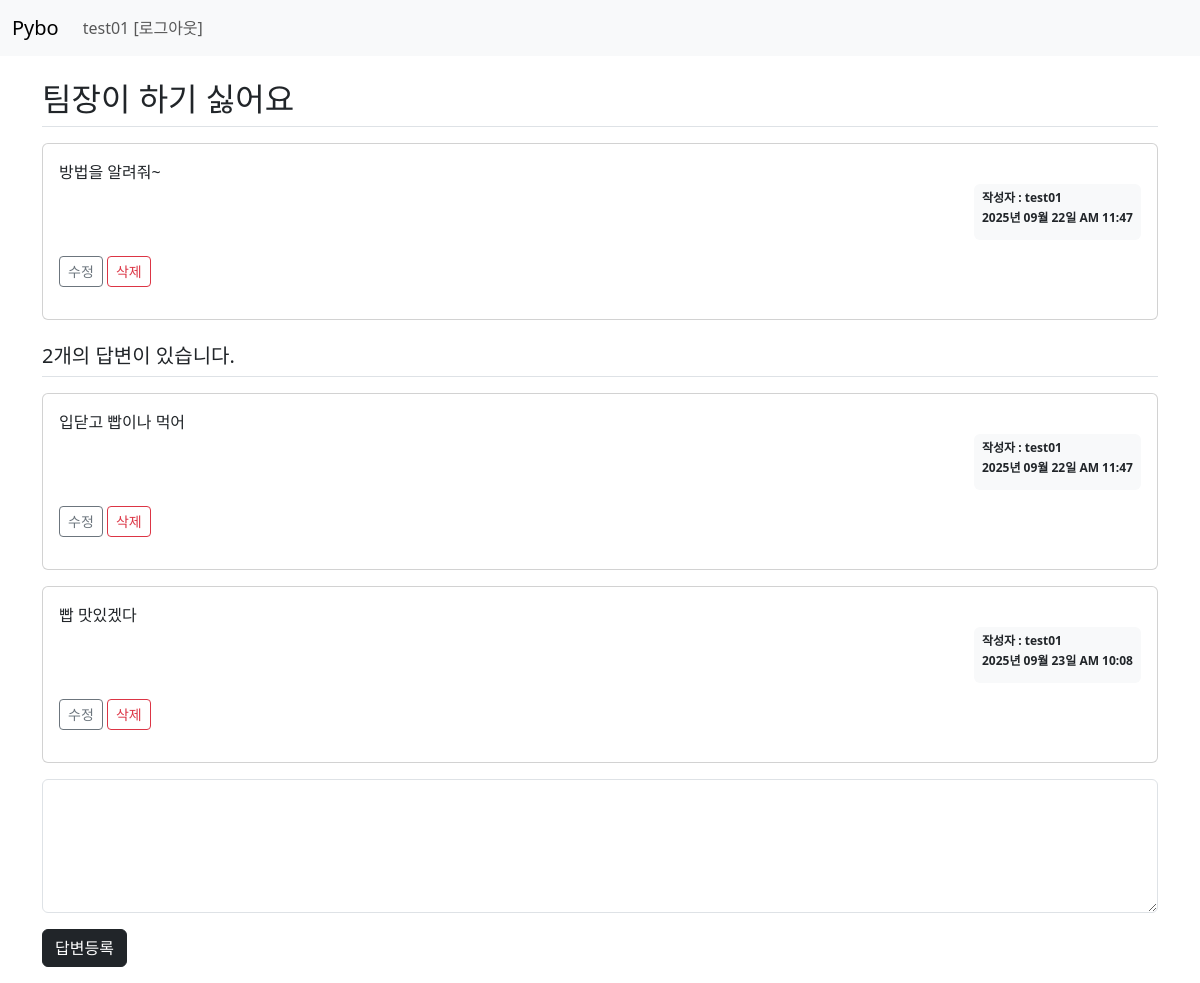
The app's page /question/detail/3/ (signed in) with its own data.
### pybo/models.py (models this page shows)
class User(db.Model):
    id = db.Column(db.Integer, primary_key=True)
    username = db.Column(db.String(150), unique=True, nullable=False)
    password = db.Column(db.String(200), nullable=False)
    email = db.Column(db.String(120), unique=True, nullable=False)

class Question(db.Model):
    id = db.Column(db.Integer, primary_key=True)
    subject = db.Column(db.String(200), nullable=False)
    content = db.Column(db.Text(), nullable=False)
    create_date = db.Column(db.DateTime(), nullable=False)
    user_id = db.Column(db.Integer, db.ForeignKey('user.id', ondelete='CASCADE', onupdate='CASCADE'),nullable=False)
    user = db.relationship('User', backref=db.backref('question_set'))
    modify_date = db.Column(db.DateTime(), nullable=True)
    image_path = db.Column(db.String(200), nullable=True)   #이미지 경로 추가

class Answer(db.Model):
    id = db.Column(db.Integer, primary_key=True)
    question_id = db.Column(db.Integer, db.ForeignKey('question.id', ondelete='CASCADE'))
    question = db.relationship(Question, backref=db.backref('answer_set'))
    content = db.Column(db.Text(), nullable=False)
    create_date = db.Column(db.DateTime(), nullable=False)
    user_id = db.Column(db.Integer, db.ForeignKey('user.id', ondelete='CASCADE'), nullable=False)
    user = db.relationship('User', backref=db.backref('answer_set'))
    modify_date = db.Column(db.DateTime(), nullable=True)

### pybo/views/question_views.py (the view)
@bp.route('/detail/<int:question_id>/')
def detail(question_id):
    form = AnswerForm()  # 질문 상세 템플릿에 폼 추가
    question = Question.query.get_or_404(question_id)
    return render_template('question/question_detail.html', question=question, form=form)

### pybo/forms.py
class AnswerForm(FlaskForm):
    content = TextAreaField('내용', validators=[DataRequired("내용은 필수입력 항목입니다.")])

### pybo/filter.py (called while the page is built)
def format_datetime(value, fmt='%Y년 %m월 %d일 %p %I:%M'):
    return value.strftime(fmt)

### pybo/views/auth_views.py (called while the page is built)
@bp.before_app_request
def load_logged_in_user():
    user_id = session.get('user_id')
    if user_id is None:
        g.user = None
    else:
        g.user = User.query.get(int(user_id))

### pybo/templates/question/question_detail.html (shortened to what this page needs)
{% extends 'base.html' %}
{% block content %}
<div class="container my-3">
    <h2 class="border-bottom py-2">{{question.subject}}</h2>
    <div class="card my-3">
        <div class="card-body">
            <div class="card-text">
                {{question.content}}
            </div>
            <div class="d-flex justify-content-end">
                <div class="badge bg-light text-dark p-2  text-start">
                    <p class="mb-2">작성자 : {{ question.user.username }}</p>
                    <p class="mb-2">{{ question.create_date|datetime }}</p>
                </div>
            </div>
            <div class="my-3">
                {% if g.user == question.user %}
                <a href="{{ url_for('question.modify', question_id=question.id) }}" class="btn btn-sm btn-outline-secondary">수정</a>
                <button class="delete btn btn-sm btn-outline-danger" data-uri="{{ url_for('question.delete', question_id=question.id) }}">삭제</button>
                {% endif %}
            </div>
        </div>
    </div>
</div>
<div class="container my-3">
    <h5 class="border-bottom my-3 py-2">{{ question.answer_set|length }}개의 답변이 있습니다.</h5>
    {% for answer in question.answer_set %}
    <div class="card my-3">
        <div class="card-body">
            <div class="card-text">{{ answer.content }}</div>
            <div class="d-flex justify-content-end">
                <div class="badge bg-light text-dark p-2 text-start">
                    <p class="mb-2">작성자 : {{ answer.user.username  }}</p>
                    <p class="mb-2">{{ answer.create_date|datetime }}</p>
                </div>
            </div>
            <div class="my-3">
                {% if g.user == answer.user %}
                <a href="{{ url_for('answer.modify', answer_id=answer.id) }}" class="btn btn-sm btn-outline-secondary">수정</a>
                <button class="delete btn btn-sm btn-outline-danger" data-uri="{{ url_for('answer.delete', answer_id=answer.id) }}">삭제</button>
                {% endif %}
            </div>
        </div>
    </div>
    {% endfor %}
</div>
<div class="container my-3">
    <form action="{{ url_for('answer.create', question_id=question.id) }}" method="post">
        <textarea class="form-control" name="content" id="content" rows="5"
        {% if not g.user %}disabled{% endif %} ></textarea>
        <button class="btn btn-dark mt-3" type="submit"
        {% if not g.user %}disabled{% endif %} >답변등록</button>
    </form>
</div>
{% endblock %}

### pybo/templates/navbar.html (shortened to what this page needs)
<nav class="navbar navbar-expand-sm bg-body-tertiary">
    <div class="container-fluid">
        <a class="navbar-brand" href="{{ url_for('main.index') }}">Pybo</a>
        <div class="collapse navbar-collapse" id="navbarTogglerDemo02">
            {% if g.user %}
            <ul class="navbar-nav me-auto mb-2 mb-lg-0">
                <li class="nav-item">
                    <a class="nav-link" href="{{ url_for('auth.logout') }}">{{ g.user.username }} [로그아웃]</a>
                </li>
            </ul>
            {% endif %}
        </div>
    </div>
</nav>

### pybo/static/style.css (style rules this page uses)
textarea { width: 100%; }
button[type='submit'] { margin-top: 10px; }

### records on screen
User: user.username "test01"
Question: subject "팀장이 하기 싫어요", content "방법을 알려줘~", create_date "2025년 09월 22일 AM 11:47"
Answer: content "입닫고 빱이나 먹어", user.username "test01", create_date "2025년 09월 22일 AM 11:47"
Answer: content "빱 맛있겠다", user.username "test01", create_date "2025년 09월 23일 AM 10:08"

### other values on screen
{{ question.answer_set|length }} "2"
